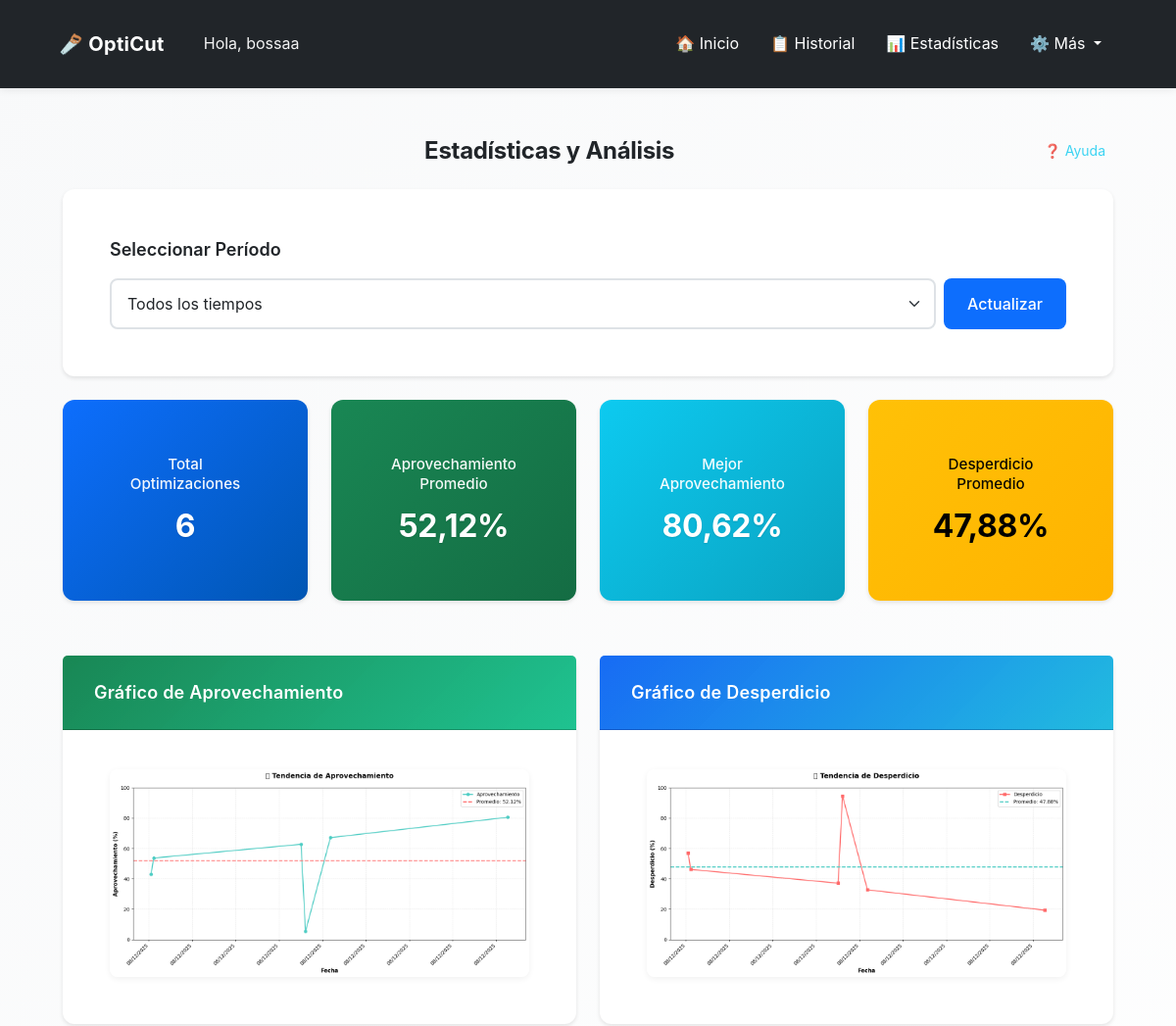
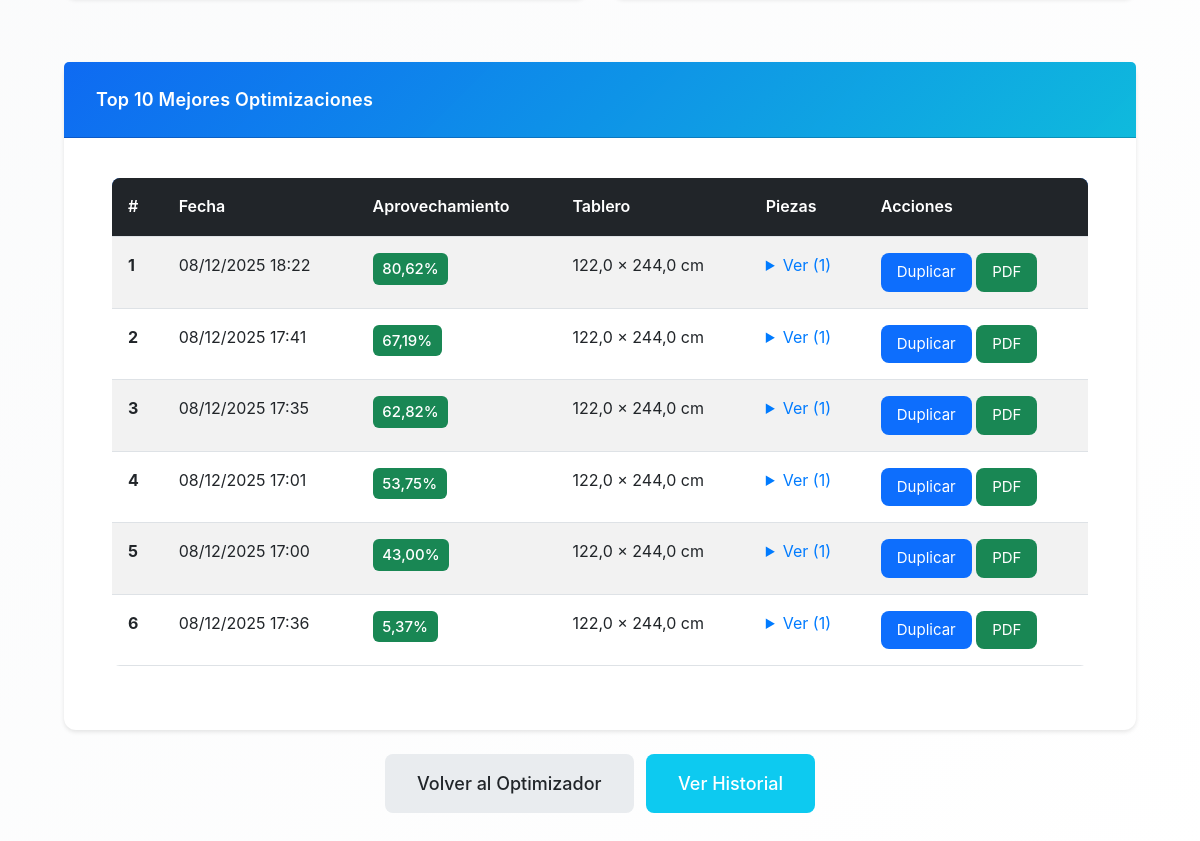
Page /opticut/estadisticas/ (signed in) on the committed database (2 pictures, top to bottom).
### opticut/models.py (models this page shows, shortened)
class Optimizacion(models.Model):
    UNIDADES_CHOICES = [
        ('cm', 'Centímetros (cm)'),
        ('m', 'Metros (m)'),
        ('in', 'Pulgadas (in)'),
        ('ft', 'Pies (ft)'),
    ]
    usuario = models.ForeignKey(User, on_delete=models.CASCADE)
    fecha = models.DateTimeField(auto_now_add=True)
    ancho_tablero = models.IntegerField()  # Siempre guardado en cm
    alto_tablero = models.IntegerField()  # Siempre guardado en cm
    unidad_medida = models.CharField(max_length=2, choices=UNIDADES_CHOICES, default='cm',
                                     help_text="Unidad de medida usada por el usuario")
    piezas = models.TextField(help_text="Listado de piezas en formato ancho,alto,cantidad")
    imagen = models.ImageField(upload_to='optimizaciones/', null=True, blank=True)
    pdf = models.FileField(upload_to='pdfs/', null=True, blank=True)
    aprovechamiento_total = models.FloatField(default=0)
    favorito = models.BooleanField(default=False)
    permitir_rotacion = models.BooleanField(default=True, help_text="Permitir rotación automática de piezas 90°")
    margen_corte = models.FloatField(default=0.3, help_text="Margen de corte (kerf) en cm (guardado internamente). El valor se ingresa en mm.")

### opticut/views.py (the view, shortened to what this page needs)
# urls.py: path('estadisticas/', views.estadisticas, name='estadisticas'),
@login_required
def estadisticas(request):
    todas_optimizaciones = Optimizacion.objects.filter(usuario=request.user).order_by('fecha')
    periodo = request.GET.get('periodo', 'todos')
    ahora = timezone.now()
    optimizaciones_filtradas = todas_optimizaciones
    if periodo == 'semanal':
        fecha_limite = ahora - timedelta(days=7)
        optimizaciones_filtradas = todas_optimizaciones.filter(fecha__gte=fecha_limite)
    elif periodo == 'mensual':
        fecha_limite = ahora - timedelta(days=30)
        optimizaciones_filtradas = todas_optimizaciones.filter(fecha__gte=fecha_limite)
    elif periodo == 'anual':
        fecha_limite = ahora - timedelta(days=365)
        optimizaciones_filtradas = todas_optimizaciones.filter(fecha__gte=fecha_limite)
    total_optimizaciones = optimizaciones_filtradas.count()
    if total_optimizaciones > 0:
        promedio_aprovechamiento = optimizaciones_filtradas.aggregate(
            avg=Avg('aprovechamiento_total')
        )['avg'] or 0
        max_aprovechamiento = optimizaciones_filtradas.order_by('-aprovechamiento_total').first()
        max_aprovech_val = max_aprovechamiento.aprovechamiento_total if max_aprovechamiento else 0
        min_aprovechamiento = optimizaciones_filtradas.order_by('aprovechamiento_total').first()
        min_aprovech_val = min_aprovechamiento.aprovechamiento_total if min_aprovechamiento else 0
        promedio_desperdicio = 100 - promedio_aprovechamiento
        top_optimizaciones = optimizaciones_filtradas.order_by('-aprovechamiento_total')[:10]
        grafico_aprovechamiento = generar_grafico_aprovechamiento(
            optimizaciones_filtradas.order_by('fecha'), periodo, alta_resolucion=False
        )
        grafico_aprovechamiento_hd = generar_grafico_aprovechamiento(
            optimizaciones_filtradas.order_by('fecha'), periodo, alta_resolucion=True
        )
        grafico_desperdicio = generar_grafico_desperdicio(
            optimizaciones_filtradas.order_by('fecha'), periodo, alta_resolucion=False
        )
        grafico_desperdicio_hd = generar_grafico_desperdicio(
            optimizaciones_filtradas.order_by('fecha'), periodo, alta_resolucion=True
        )
    top_optimizaciones_list = []
    for idx, opt in enumerate(top_optimizaciones, start=1):
        piezas_procesadas = []
        for linea in opt.piezas.splitlines():
            if linea.strip():
                partes = linea.split(',')
                if len(partes) == 4:
                    piezas_procesadas.append({
                        'nombre': partes[0].strip(),
                        'ancho': partes[1].strip(),
                        'alto': partes[2].strip(),
                        'cantidad': partes[3].strip()
                    })
        unidad_opt = getattr(opt, 'unidad_medida', 'cm') or 'cm'
        ancho_mostrar = round(convertir_desde_cm(opt.ancho_tablero, unidad_opt), 2)
        alto_mostrar = round(convertir_desde_cm(opt.alto_tablero, unidad_opt), 2)
        top_optimizaciones_list.append({
            'optimizacion': opt,
            'posicion': idx,
            'piezas': piezas_procesadas,
            'ancho_mostrar': ancho_mostrar,
            'alto_mostrar': alto_mostrar,
            'unidad_medida': unidad_opt,
        })
    return render(request, 'opticut/estadisticas.html', {
        'total_optimizaciones': total_optimizaciones,
        'promedio_aprovechamiento': round(promedio_aprovechamiento, 2),
        'max_aprovechamiento': round(max_aprovech_val, 2),
        'min_aprovechamiento': round(min_aprovech_val, 2),
        'promedio_desperdicio': round(promedio_desperdicio, 2),
        'top_optimizaciones': top_optimizaciones_list,
        'grafico_aprovechamiento': grafico_aprovechamiento,
        'grafico_aprovechamiento_hd': grafico_aprovechamiento_hd,
        'grafico_desperdicio': grafico_desperdicio,
        'grafico_desperdicio_hd': grafico_desperdicio_hd,
        'periodo': periodo,
    })

### opticut/templates/opticut/estadisticas.html (shortened to what this page needs)
{% extends 'opticut/base.html' %}
{% load static %}
{% block extra_css %}
<link rel="stylesheet" href="{% static 'opticut/css/estadisticas.css' %}">
{% endblock %}
{% block content %}
<div class="container mt-4">
  <div class="d-flex justify-content-between align-items-center mb-4 fade-in">
    <h2 class="text-center mb-0 flex-grow-1">Estadísticas y Análisis</h2>
    <button type="button" class="btn btn-sm btn-outline-info btn-ayuda-seccion"
            onclick="iniciarTutorialSeccion('estadisticas')"
            title="Ayuda sobre estadísticas">
      ❓ Ayuda
    </button>
  </div>
  <div class="card mb-4 fade-in">
    <div class="card-body">
      <h5 class="card-title mb-3">Seleccionar Período</h5>
      <form method="GET" action="{% url 'opticut:estadisticas' %}" class="d-flex gap-2">
        <select name="periodo" class="form-select" onchange="this.form.submit()">
          <option value="todos" {% if periodo == 'todos' %}selected{% endif %}>Todos los tiempos</option>
        </select>
        <button type="submit" class="btn btn-primary">Actualizar</button>
      </form>
    </div>
  </div>
  {% if total_optimizaciones > 0 %}
    <div class="row mb-4 fade-in">
      <div class="col-md-3 mb-3">
        <div class="card text-center bg-primary text-white stats-card">
          <div class="card-body">
            <h5 class="card-title stats-title">Total Optimizaciones</h5>
            <h2>{{ total_optimizaciones }}</h2>
          </div>
        </div>
      </div>
      <div class="col-md-3 mb-3">
        <div class="card text-center bg-success text-white stats-card">
          <div class="card-body">
            <h5 class="card-title stats-title">Aprovechamiento Promedio</h5>
            <h2>{{ promedio_aprovechamiento }}%</h2>
          </div>
        </div>
      </div>
      <div class="col-md-3 mb-3">
        <div class="card text-center bg-info text-white stats-card">
          <div class="card-body">
            <h5 class="card-title stats-title">Mejor Aprovechamiento</h5>
            <h2>{{ max_aprovechamiento }}%</h2>
          </div>
        </div>
      </div>
      <div class="col-md-3 mb-3">
        <div class="card text-center bg-warning text-white stats-card">
          <div class="card-body">
            <h5 class="card-title stats-title">Desperdicio Promedio</h5>
            <h2>{{ promedio_desperdicio }}%</h2>
          </div>
        </div>
      </div>
    </div>
    <div class="row mb-4 fade-in">
      <div class="col-md-6 mb-4">
        <div class="card">
          <div class="card-header bg-success text-white">
            <h5 class="mb-0">Gráfico de Aprovechamiento</h5>
          </div>
          <div class="card-body">
            {% if grafico_aprovechamiento %}
              <div class="chart-container"
                   onclick="abrirModalGrafico('aprovechamiento')">
                <img
                     alt="Gráfico de Aprovechamiento"
                     class="img-fluid chart-thumbnail">
              </div>
            {% else %}
              <p class="text-muted">No hay datos para mostrar</p>
            {% endif %}
          </div>
        </div>
      </div>
      <div class="col-md-6 mb-4">
        <div class="card">
          <div class="card-header bg-danger text-white">
            <h5 class="mb-0">Gráfico de Desperdicio</h5>
          </div>
          <div class="card-body">
            {% if grafico_desperdicio %}
              <div class="chart-container"
                   onclick="abrirModalGrafico('desperdicio')">
                <img
                     alt="Gráfico de Desperdicio"
                     class="img-fluid chart-thumbnail">
              </div>
            {% else %}
              <p class="text-muted">No hay datos para mostrar</p>
            {% endif %}
          </div>
        </div>
      </div>
    </div>
    <div class="card fade-in">
      <div class="card-header bg-dark text-white">
        <h5 class="mb-0">Top 10 Mejores Optimizaciones</h5>
      </div>
      <div class="card-body">
        {% if top_optimizaciones %}
          <div class="table-responsive">
            <table class="table table-striped table-hover">
              <thead class="table-dark">
                <tr>
                  <th>#</th>
                  <th>Fecha</th>
                  <th>Aprovechamiento</th>
                  <th>Tablero</th>
                  <th>Piezas</th>
                  <th>Acciones</th>
                </tr>
              </thead>
              <tbody>
                {% for item in top_optimizaciones %}
                  <tr>
                    <td><strong>{{ item.posicion }}</strong></td>
                    <td>{{ item.optimizacion.fecha|date:"d/m/Y H:i" }}</td>
                    <td>
                      <span class="badge bg-success">{{ item.optimizacion.aprovechamiento_total|floatformat:2 }}%</span>
                    </td>
                    <td>{{ item.ancho_mostrar }} × {{ item.alto_mostrar }} {{ item.unidad_medida }}</td>
                    <td>
                      <details>
                        <summary>Ver ({{ item.piezas|length }})</summary>
                      </details>
                    </td>
                    <td>
                      <a href="{% url 'opticut:duplicar_optimizacion' item.optimizacion.id %}"
                         class="btn btn-sm btn-primary" title="Duplicar">
                        Duplicar
                      </a>
                      <a href="{% url 'opticut:descargar_pdf' item.optimizacion.id %}"
                         class="btn btn-sm btn-success" title="Descargar PDF">
                        PDF
                      </a>
                    </td>
                  </tr>
                {% endfor %}
              </tbody>
            </table>
          </div>
        {% else %}
          <p class="text-muted">No hay optimizaciones para mostrar</p>
        {% endif %}
      </div>
    </div>
  {% endif %}
  <div class="text-center mt-4 mb-5 fade-in">
    <a href="{% url 'opticut:index' %}" class="btn btn-secondary btn-lg me-2">
      Volver al Optimizador
    </a>
    <a href="{% url 'opticut:mis_optimizaciones' %}" class="btn btn-info btn-lg">
      Ver Historial
    </a>
  </div>
</div>
{% endblock %}

### opticut/templates/opticut/base.html (shortened to what this page needs)
{% load static %}
<!DOCTYPE html>
<html lang="es" data-theme="light">
<head>
    <link href="https://cdn.jsdelivr.net/npm/bootstrap@5.3.0/dist/css/bootstrap.min.css" rel="stylesheet">
    <link rel="stylesheet" href="https://cdn.jsdelivr.net/npm/intro.js@7.2.0/minified/introjs.min.css">
    <link rel="stylesheet" href="{% static 'opticut/css/main.css' %}">
    {% block extra_css %}{% endblock %}
</head>
<body {% if user.is_authenticated and user.perfil %}data-session-timeout="{{ user.perfil.get_timeout_segundos_str }}" data-perfil-theme="{% if user.perfil.tema_preferido != 'auto' %}{{ user.perfil.tema_preferido }}{% else %}auto{% endif %}"{% endif %}>
    <nav class="navbar navbar-expand-lg navbar-custom">
        <div class="container-fluid">
            <div class="d-flex align-items-center">
                <a class="navbar-brand me-3" href="{% url 'opticut:index' %}">
                    🪚 OptiCut
                </a>
                {% if user.is_authenticated %}
                    <span class="navbar-greeting">Hola, {{ user.username }}</span>
                {% endif %}
            </div>
            <div class="collapse navbar-collapse" id="navbarNav">
                <div class="navbar-nav ms-auto d-flex align-items-center">
                    {% if user.is_authenticated %}
                        <a class="nav-link" href="{% url 'opticut:index' %}">🏠 Inicio</a>
                        <a class="nav-link" href="{% url 'opticut:mis_optimizaciones' %}">📋 Historial</a>
                        <a class="nav-link" href="{% url 'opticut:estadisticas' %}">📊 Estadísticas</a>
                        <div class="dropdown">
                            <a class="nav-link dropdown-toggle" href="#" id="navbarDropdown" role="button" data-bs-toggle="dropdown" aria-expanded="false">
                                ⚙️ Más
                            </a>
                        </div>
                    {% else %}
                        <a href="{% url 'usuarios:login' %}" class="btn btn-outline-primary btn-sm me-2">🔑 Iniciar sesión</a>
                        <a href="{% url 'usuarios:registro' %}" class="btn btn-outline-success btn-sm">📝 Registrarse</a>
                    {% endif %}
                </div>
            </div>
        </div>
    </nav>
    <div class="container">
        {% block content %}
        {% endblock %}
    </div>
</body>
</html>

### rows in the picture
Optimizacion: posicion "1", optimizacion.fecha "08/12/2025 18:22", optimizacion.aprovechamiento_total "80,62", ancho_mostrar "122,0", alto_mostrar "244,0", unidad_medida "cm", piezas|length "1"
Optimizacion: posicion "2", optimizacion.fecha "08/12/2025 17:41", optimizacion.aprovechamiento_total "67,19", ancho_mostrar "122,0", alto_mostrar "244,0", unidad_medida "cm", piezas|length "1"
Optimizacion: posicion "3", optimizacion.fecha "08/12/2025 17:35", optimizacion.aprovechamiento_total "62,82", ancho_mostrar "122,0", alto_mostrar "244,0", unidad_medida "cm", piezas|length "1"
Optimizacion: posicion "4", optimizacion.fecha "08/12/2025 17:01", optimizacion.aprovechamiento_total "53,75", ancho_mostrar "122,0", alto_mostrar "244,0", unidad_medida "cm", piezas|length "1"
Optimizacion: posicion "5", optimizacion.fecha "08/12/2025 17:00", optimizacion.aprovechamiento_total "43,00", ancho_mostrar "122,0", alto_mostrar "244,0", unidad_medida "cm", piezas|length "1"
Optimizacion: posicion "6", optimizacion.fecha "08/12/2025 17:36", optimizacion.aprovechamiento_total "5,37", ancho_mostrar "122,0", alto_mostrar "244,0", unidad_medida "cm", piezas|length "1"

### other values in the picture
{{ user.username }} "bossaa"
{{ total_optimizaciones }} "6"
{{ promedio_aprovechamiento }} "52,12"
{{ max_aprovechamiento }} "80,62"
{{ promedio_desperdicio }} "47,88"
